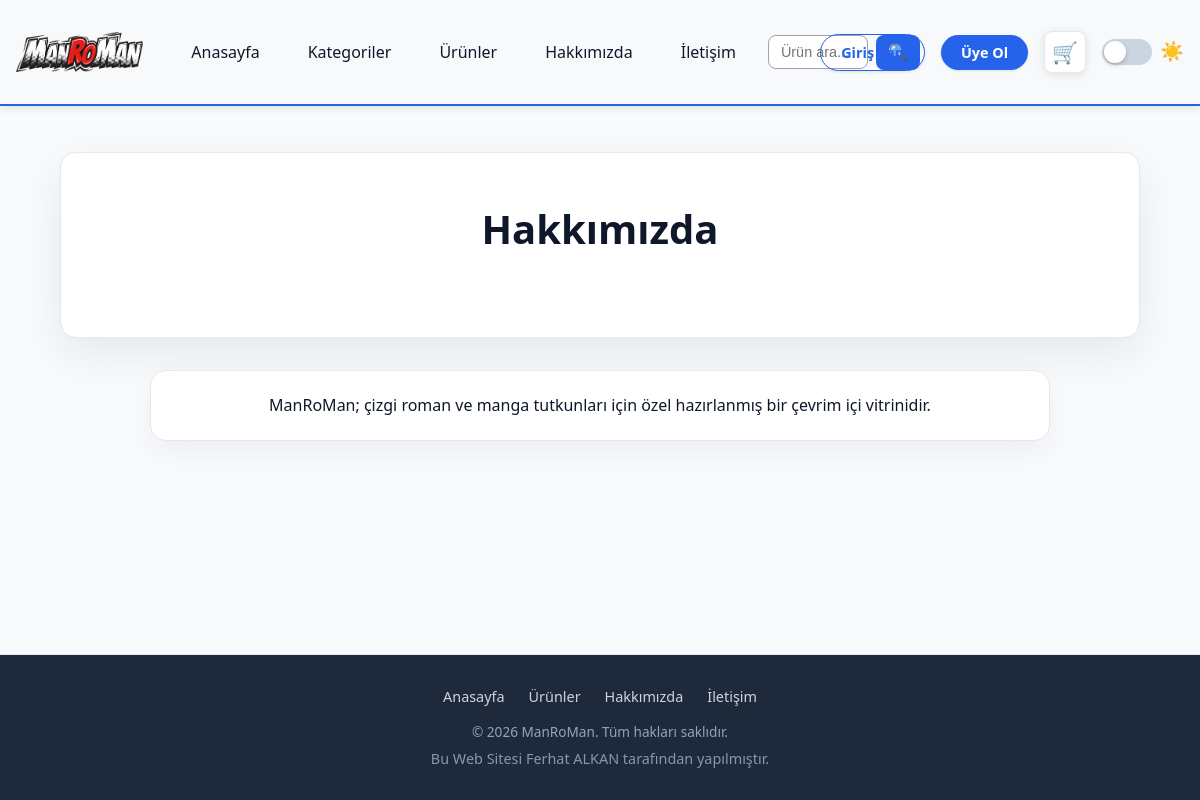
The page /page.php?slug=hakkimizda on the database its author committed.
### tables this page shows
CREATE TABLE `pages` (
  `id` int(10) UNSIGNED NOT NULL,
  `title` varchar(150) NOT NULL,
  `slug` varchar(160) NOT NULL,
  `content` text DEFAULT NULL,
  `created_at` timestamp NOT NULL DEFAULT current_timestamp()
);

### functions.php (called while the page is built, shortened)
<?php
function sanitize(string $value): string
{
    return htmlspecialchars($value, ENT_QUOTES, 'UTF-8');
}
function findPageBySlug(PDO $pdo, string $slug): ?array
{
    $statement = $pdo->prepare('SELECT * FROM pages WHERE slug = :slug LIMIT 1');
    $statement->execute(['slug' => $slug]);
    $result = $statement->fetch();
    return $result ?: null;
}
function getSetting(PDO $pdo, string $key, string $default = ''): string
{
    $statement = $pdo->prepare('SELECT setting_value FROM settings WHERE setting_key = :key LIMIT 1');
    $statement->execute(['key' => $key]);
    $result = $statement->fetch();
    return $result ? $result['setting_value'] : $default;
}

### page.php (the view, shortened to what this page needs)
<?php
require __DIR__ . '/config.php';
$slug = $_GET['slug'] ?? '';
$page = $slug ? findPageBySlug($pdo, $slug) : null;
include __DIR__ . '/partials/header.php';
?>
<section class="hero">
    <h1><?php echo sanitize($page['title'] ?? 'Başlıksız Sayfa'); ?></h1>
</section>
<section class="card" style="max-width: 900px; margin: 2rem auto;">
    <?php
    $paragraphsJson = getSetting($pdo, 'content_page_' . $slug . '_paragraphs', '');
    $paragraphs = $paragraphsJson !== '' ? json_decode($paragraphsJson, true) : null;
    $hasParagraphs = is_array($paragraphs) && !empty($paragraphs);
    ?>
    <?php if ($hasParagraphs): ?>
        <div class="page-content" style="max-width: 800px; margin: 0 auto;">
            <?php foreach ($paragraphs as $p): ?>
                <p style="margin-bottom: 1.25rem; line-height: 1.7; color: var(--text);"><?php echo nl2br(sanitize($p)); ?></p>
            <?php endforeach; ?>
        </div>
    <?php elseif (!empty($page['content'])): ?>
        <div class="page-content" style="text-align: center; max-width: 800px; margin: 0 auto;">
            <?php echo nl2br(sanitize($page['content'])); ?>
        </div>
    <?php else: ?>
        <div class="page-content" style="text-align: center; max-width: 800px; margin: 0 auto;">
            <p class="text-muted">Bu sayfa için henüz içerik eklenmemiş.</p>
        </div>
    <?php endif; ?>
</section>
<?php
include __DIR__ . '/partials/footer.php';
?>

### assets/css/styles.css (style rules this page uses)
:root { --primary: #2563eb; --primary-dark: #1d4ed8; --light: #f8fafc; --text: #0f172a; --muted: #64748b; --border: #e2e8f0; }
* { box-sizing: border-box; }
html, body { height: 100%; margin: 0; }
body { font-family: 'Segoe UI', Tahoma, Geneva, Verdana, sans-serif; background: var(--light); color: var(--text); display: flex; flex-direction: column; padding-top: 80px; }
.hero { background: white; padding: 3rem; margin: 2rem 0; border-radius: 1rem; box-shadow: 0 15px 45px rgba(15, 23, 42, 0.08); text-align: center; border: 1px solid var(--border); }
.hero h1 { margin-top: 0; font-size: 2.5rem; }
.card { background: white; padding: 1.25rem; border-radius: 1rem; box-shadow: 0 10px 30px rgba(15, 23, 42, 0.05); border: 1px solid var(--border); display: flex; flex-direction: column; }
.page-content { line-height: 1.8; }

### rows shown on the page
pages: title "Hakkımızda", content "ManRoMan; çizgi roman ve manga tutkunları için özel hazırlanmış bir çevrim içi vitrinidir."
